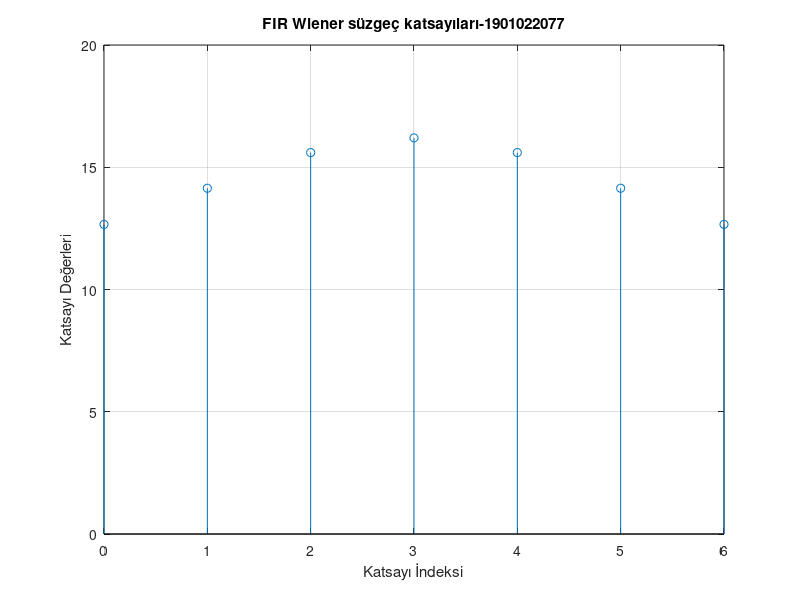
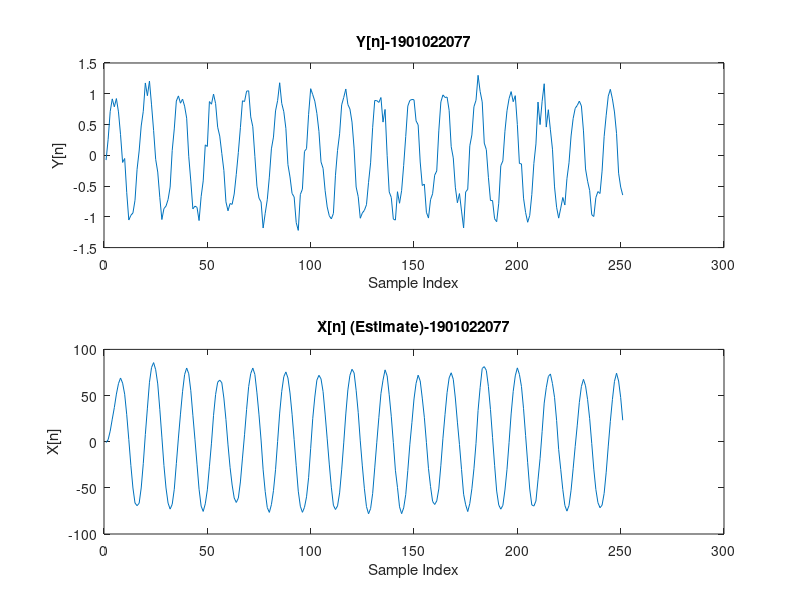

Source code (MATLAB) for these figures, in order:
clc;
clear all;
close all;
load('sindata.mat');
h0 = 0;
h1 = 0;
h2 = 0;
h3 = 0;
h4 = 0;
h5 = 0;
h6 = 0;
i = 1;
while i <= 7
    if i == 1
        x = 4 * (cos(2*pi*(i-1)/16) + 0.01) * cos((2*pi*(i-1))/16);
    else
        x = 4 * (cos(2*pi*(i-1)/16) + 0.01 * 1) * cos((2*pi*(i-1))/16);
    end
        h0 = h0 + x;
        i = i + 1;
end
i = 1;
while i <= 7
    if i == 2
        x1 = 4 * (cos(2*pi*(i-2)/16) + 0.01) * cos((2*pi*(i-2))/16);
    else
        x1 = 4 * (cos(2*pi*(i-2)/16) + 0.01 * 1) * cos((2*pi*(i-2))/16);
    end
        h1 = h1 + x1;
        i = i + 1;
end
i = 1;
while i <= 7
    if i == 3
        x2 = 4 * (cos(2*pi*(i-3)/16) + 0.01) * cos((2*pi*(i-3))/16);
    else
        x2 = 4 * (cos(2*pi*(i-3)/16) + 0.01 * 1) * cos((2*pi*(i-3))/16);
    end
       h2 = h2 + x2;
       i = i + 1;
end
i = 1;
while i <= 7
    if i == 4
        x3 = 4 *(cos(2*pi*(i-4)/16) + 0.01) * cos((2*pi*(i-4))/16);
    else
        x3 = 4 *(cos(2*pi*(i-4)/16) + 0.01 * 1) * cos((2*pi*(i-4))/16);
    end
    h3 = h3 + x3;
    i = i + 1;
end

i = 1;

while i <= 7
    if i == 5
        x4 = 4 * (cos(2*pi*(i-5)/16) + 0.01) * cos((2*pi*(i-5))/16);
    else
        x4 = 4 * (cos(2*pi*(i-5)/16) + 0.01 * 1) * cos((2*pi*(i-5))/16);
    end
    h4 = h4 + x4;
    i = i + 1;
end
i = 1;
while i <= 7
    if i == 6
        x5 = 4 * (cos(2*pi*(i-6)/16) + 0.01) * cos((2*pi*(i-6))/16);
    else
        x5 = 4 * (cos(2*pi*(i-6)/16) + 0.01 * 1) * cos((2*pi*(i-6))/16);
    end
    h5 = h5 + x5;
    i = i + 1;
end
i = 1;
while i <= 7
    if i == 6
        x6 = 4 * (cos(2*pi*(i-7)/16) + 0.01) * cos((2*pi*(i-7))/16);
    else
        x6 = 4 * (cos(2*pi*(i-7)/16) + 0.01 * 1) * cos((2*pi*(i-7))/16);
    end
        h6 = h6 + x6;
        i = i + 1;
end
fprintf('FIR Wiener süzgeç katsayıları \n');
fprintf('\n h[0] = %.3f \n', h0);
fprintf('\n h[1] = %.3f \n', h1);
fprintf('\n h[2] = %.3f \n', h2);
fprintf('\n h[3] = %.3f \n', h3);
fprintf('\n h[4] = %.3f \n', h4);
fprintf('\n h[5] = %.3f \n', h5);
fprintf('\n h[6] = %.3f \n', h6);
% Plot FIR Wiener süzgeç katsayıları
stem(0:6, [h0, h1, h2, h3, h4, h5, h6]);
title('FIR Wiener süzgeç katsayıları-1901022077');
xlabel('Katsayı İndeksi');
ylabel('Katsayı Değerleri');
grid on;
% Assuming Y[n] is already defined or loaded from 'sindata.mat'
% If not, you may need to load or define it before proceeding.
% Filter Y[n] with the obtained FIR filter
X_hat = filter([h0, h1, h2, h3, h4, h5, h6], 1, Y);
% Plot Y[n]
figure;
subplot(2,1,1);
plot(Y);
title('Y[n]-1901022077');
xlabel('Sample Index');
ylabel('Y[n]');
% Plot X_hat[n]
subplot(2,1,2);
plot(X_hat);
title('X̂[n] (Estimate)-1901022077');
xlabel('Sample Index');
ylabel('X̂[n]');